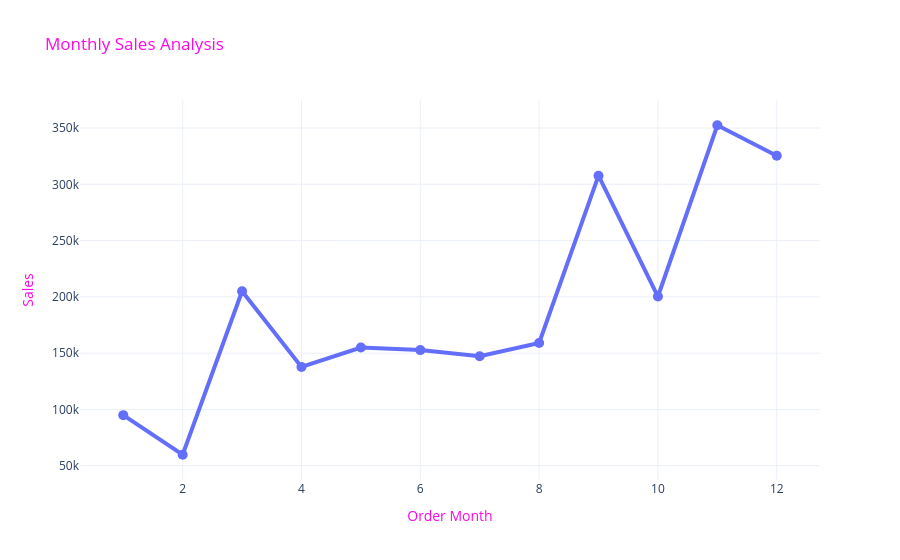

Notebook cell for this chart:
### Code cell
# Monthly Sales Analysis
Monthly_Sales=data.groupby('Order Month')['Sales'].sum().reset_index()
fig= px.line(Monthly_Sales,
             x='Order Month',
             y='Sales',
             title='Monthly Sales Analysis',
            markers=True,  # Adds dots to data points
              color_discrete_sequence=['#636EFA'])  # Sets base line color)

fig.update_traces(line=dict(width=4), marker=dict(size=10))
fig.update_layout(title_font_color="#FF08E8", xaxis_title_font_color="#FF08E8", yaxis_title_font_color="#FF08E8")
fig.show()

### Figure 1 — Plotly figure (JSON) as saved in the notebook; plotly's stock layout.template omitted (floating-point values rounded to 4 significant figures)
{"data": [{"hovertemplate": "Order Month=%{x}<br>Sales=%{y}<extra></extra>", "legendgroup": "", "line": {"color": "#636EFA", "dash": "solid", "width": 4}, "marker": {"size": 10, "symbol": "circle"}, "mode": "lines+markers", "name": "", "orientation": "v", "showlegend": false, "type": "scatter", "x": [1, 2, 3, 4, 5, 6, 7, 8, 9, 10, 11, 12], "xaxis": "x", "y": [94920.0, 59750.0, 205000.0, 137800.0, 155000.0, 152700.0, 147200.0, 159000.0, 307600.0, 200300.0, 352500.0, 325300.0], "yaxis": "y"}], "layout": {"legend": {"tracegroupgap": 0}, "title": {"font": {"color": "#FF08E8"}, "text": "Monthly Sales Analysis"}, "xaxis": {"anchor": "y", "domain": [0, 1], "title": {"font": {"color": "#FF08E8"}, "text": "Order Month"}}, "yaxis": {"anchor": "x", "domain": [0, 1], "title": {"font": {"color": "#FF08E8"}, "text": "Sales"}}}}
